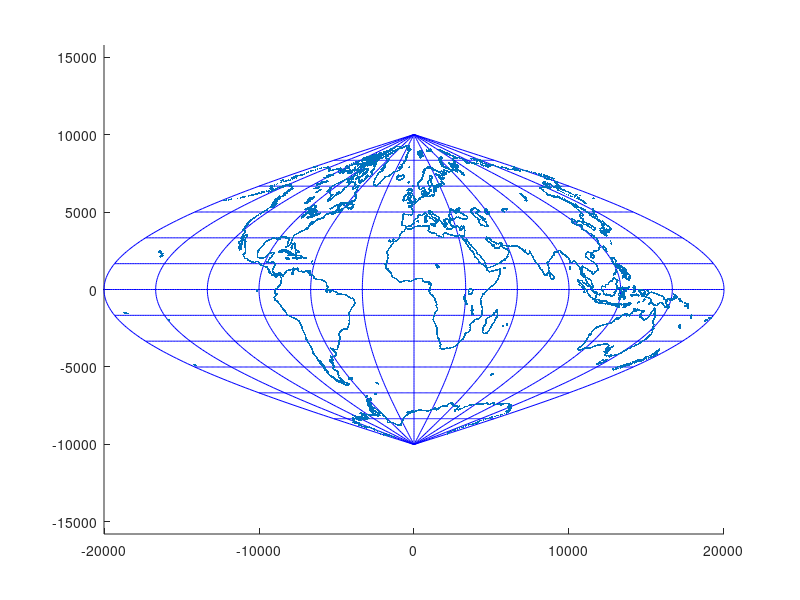

Reproduce this figure in MATLAB.
clear all;
R=6371;
L0=0;
%generowanie macierzy punktow wezlowych siatki
no_f=181;
no_l=361;
f=linspace(-pi/2,pi/2,no_f);
l=linspace(-pi,pi,no_l);
[L,F] = meshgrid(l,f);

%wzor na odwzorowanie
X=R*F;
Y=R*cos(F).*(L-L0);

%parametry rysowania
figure(1);
axis equal;
hold on;

%rysowanie siatki
delta_f=15;
for i=1:delta_f:no_f;
    plot(Y(i,:),X(i,:),'b');
end
delta_l=30;
for i=1:delta_l:no_l;
    plot(Y(:,i),X(:,i),'b');
end

%odczytywanie wspolrzednych (fi,lambda) kontynent�w
fid = fopen('kontynenty.txt','r');
[A,inf] = fscanf(fid,'%f %f',[2 inf]);
Lk=(A(1,:))*pi/180;
Fk=(A(2,:))*pi/180;

%wzor na odwzorowanie
Xk=R*Fk;
Yk=R*cos(Fk).*(Lk-L0);

%wrysowanie kontynentow
plot(Yk,Xk,'.','MarkerSize',4);